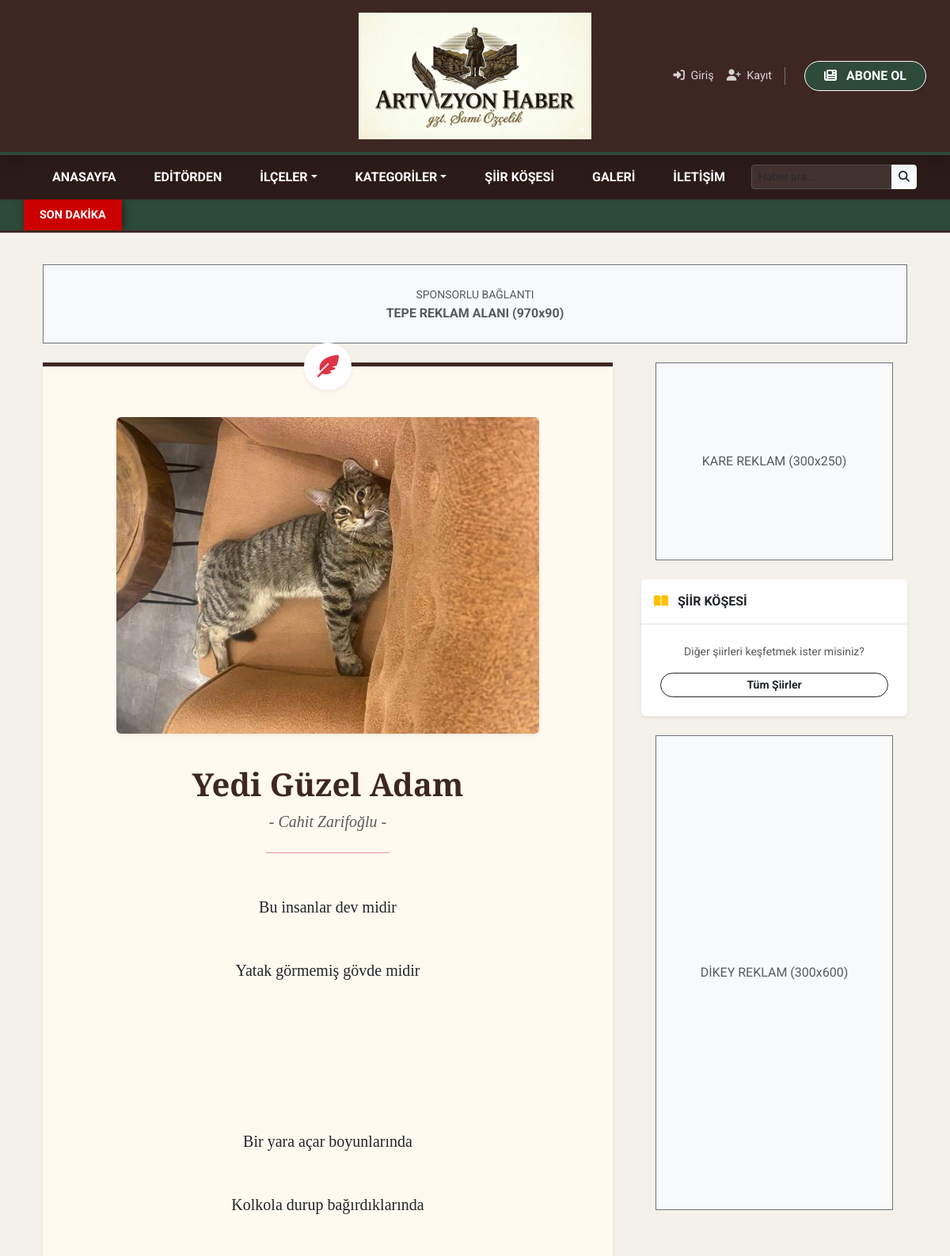
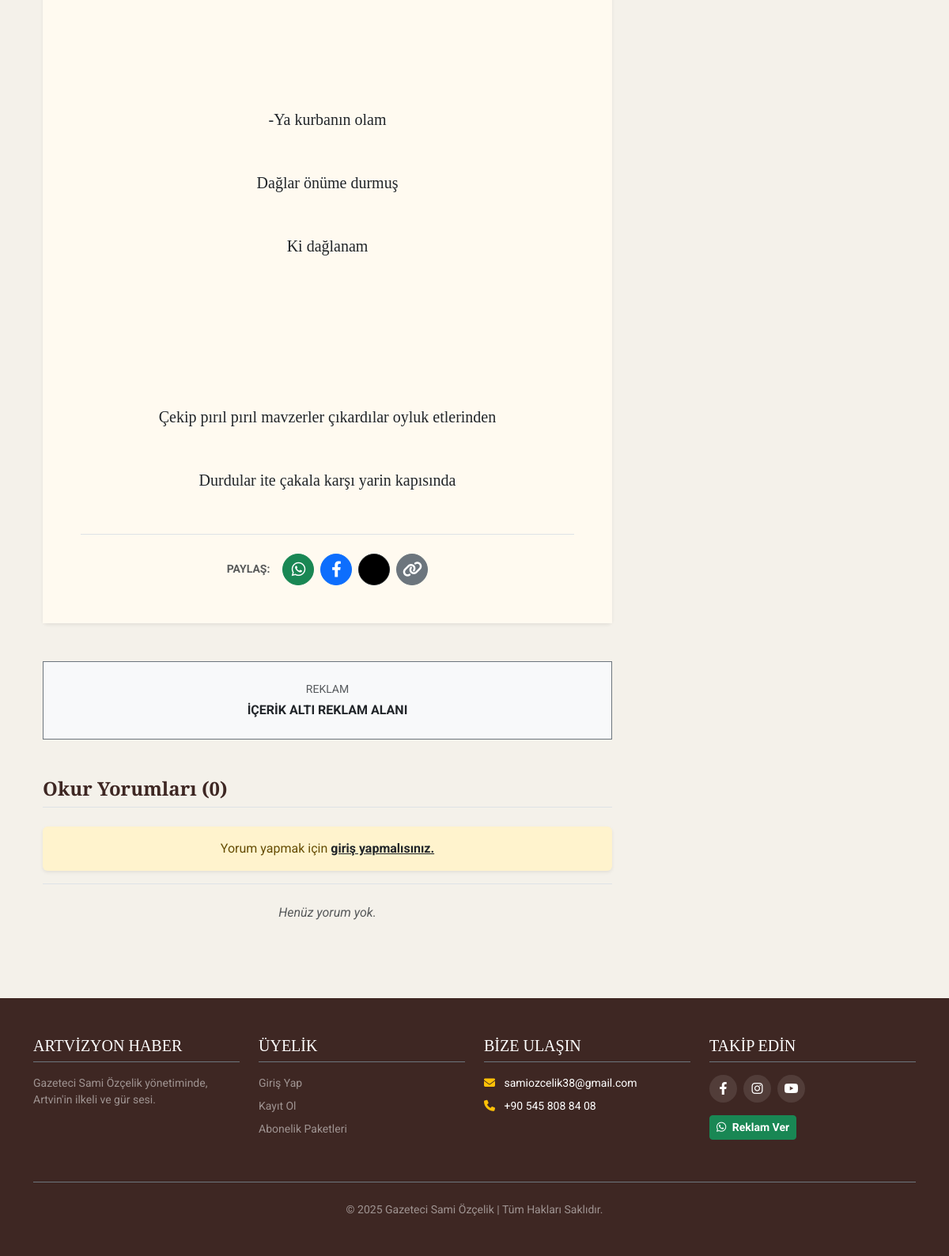
The page /siir/3/ on the database its author committed (2 pictures, top to bottom).
### haberler/models.py (models this page shows, shortened)
class Siir(models.Model):
    baslik = models.CharField(max_length=200, verbose_name="Şiir Başlığı")
    sair = models.CharField(max_length=100, verbose_name="Şair")
    siir_metni = RichTextUploadingField(verbose_name="Şiir Metni")
    resim = ProcessedImageField(
        upload_to='siir_resimleri/',
        processors=[ResizeToFit(600, 600)],
        format='JPEG',
        options={'quality': 60},
        verbose_name="Şiir Görseli",
        blank=True
    )
    gunun_siiri_mi = models.BooleanField(default=False, verbose_name="Günün Şiiri Olarak Ayarla")
    yayin_tarihi = models.DateTimeField(default=timezone.now, verbose_name="Eklenme Tarihi")
    aktif_mi = models.BooleanField(default=True, verbose_name="Yayında mı?")
    class Meta: verbose_name_plural = "Şiir Köşesi"; ordering = ['-yayin_tarihi']

### haberler/views.py (the view)
# urls.py: path('siir/<int:pk>/', views.siir_detay, name='siir_detay'),
def siir_detay(request, pk):
    siir = get_object_or_404(Siir, pk=pk)
    ham_yorumlar = siir.yorumlar.filter(aktif=True)
    onayli_yorumlar = yorumlara_rozet_ekle(ham_yorumlar)
    return render(request, 'siir_detay.html', {'siir': siir, 'yorumlar': onayli_yorumlar, 'yorum_form': YorumForm()})

### haberler/forms.py
class YorumForm(forms.ModelForm):
    class Meta:
        model = Yorum
        fields = ('govde',) # İsim ve E-posta otomatik alınıyor

### haberler/views.py (called while the page is built)
def yorumlara_rozet_ekle(yorumlar):
    aktif_destekciler = Destekci.objects.filter(aktif_mi=True, bitis_tarihi__gte=timezone.now())
    destekci_dict = {d.email: d.paket for d in aktif_destekciler}
    for yorum in yorumlar:
        if yorum.email in destekci_dict:
            yorum.destekci_tipi = destekci_dict[yorum.email]
        else:
            yorum.destekci_tipi = None
    return yorumlar

def global_context(request):
    return {
        'global_kategoriler': Kategori.objects.all(),
        'global_ilceler': Ilce.objects.all(),
        'son_dakika': Haber.objects.filter(aktif_mi=True, son_dakika=True, yayin_tarihi__gte=timezone.now()-timedelta(hours=24)).order_by('-yayin_tarihi')
    }

### templates/siir_detay.html (shortened to what this page needs)
{% extends 'base.html' %}
{% block content %}
<div class="container mt-3 mb-4">
    <div class="d-flex justify-content-center align-items-center bg-light border border-secondary" style="height: 100px; border-style: dashed;">
        <div class="text-center text-muted">
            <small>SPONSORLU BAĞLANTI</small><br>
            <strong>TEPE REKLAM ALANI (970x90)</strong>
        </div>
    </div>
</div>
<div class="container my-4">
    <div class="row">
        <div class="col-lg-8">
            <div class="card shadow-sm border-0 mb-5">
                <div class="card-body p-4 p-md-5 text-center position-relative" style="background-color: #fffaf0; border-top: 5px solid #3E2723;">
                    <div class="position-absolute top-0 start-50 translate-middle-x bg-white rounded-circle shadow-sm d-flex align-items-center justify-content-center" style="width: 60px; height: 60px; margin-top: -30px;">
                        <i class="fas fa-feather-alt text-danger fs-3"></i>
                    </div>
                    {% if siir.resim %}
                        <img src="{{ siir.resim.url }}" class="img-fluid rounded shadow-sm mb-4 mt-3" style="max-height: 400px; object-fit: cover;" alt="{{ siir.baslik }}">
                    {% endif %}
                    <h1 class="fw-bold mb-2 mt-3" style="font-family: 'Playfair Display', serif; color: #3E2723;">{{ siir.baslik }}</h1>
                    <p class="text-muted fst-italic mb-4 fs-5" style="font-family: 'Georgia', serif;">- {{ siir.sair }} -</p>
                    <hr class="w-25 mx-auto mb-5 border-danger opacity-50">
                    <div class="lh-lg fs-5 text-dark mb-5" style="font-family: 'Georgia', serif; white-space: pre-wrap; color: #2c3e50;">{{ siir.siir_metni|safe }}</div>
                    <div class="d-flex justify-content-center align-items-center gap-2 flex-wrap border-top pt-4">
                        <span class="fw-bold text-muted small me-2">PAYLAŞ:</span>
                        <a href="https://api.whatsapp.com/send?text={{ siir.baslik }} {{ request.build_absolute_uri }}" target="_blank" class="btn btn-success btn-sm rounded-circle d-flex align-items-center justify-content-center" style="width: 40px; height: 40px; padding:0;"><i class="fab fa-whatsapp fs-5"></i></a>
                        <a href="https://www.facebook.com/sharer/sharer.php?u={{ request.build_absolute_uri }}" target="_blank" class="btn btn-primary btn-sm rounded-circle d-flex align-items-center justify-content-center" style="width: 40px; height: 40px; padding:0;"><i class="fab fa-facebook-f fs-5"></i></a>
                        <a href="https://twitter.com/intent/tweet?text={{ siir.baslik }}&url={{ request.build_absolute_uri }}" target="_blank" class="btn btn-dark btn-sm rounded-circle d-flex align-items-center justify-content-center" style="width: 40px; height: 40px; padding:0; background-color: #000;"></a>
                        <button onclick="linkiKopyala()" class="btn btn-secondary btn-sm rounded-circle d-flex align-items-center justify-content-center" style="width: 40px; height: 40px; padding:0;"><i class="fas fa-link fs-5"></i></button>
                    </div>
                </div>
            </div>
            <div class="my-4 bg-light border border-secondary p-4 text-center" style="border-style: dashed;">
                <small class="text-muted d-block mb-1">REKLAM</small>
                <strong>İÇERİK ALTI REKLAM ALANI</strong>
            </div>
            <div class="mt-5">
                <h4 class="border-bottom pb-2 mb-4 fw-bold" style="color: #3E2723;">Okur Yorumları ({{ yorumlar.count }})</h4>
                {% if user.is_authenticated %}
                    <div class="card shadow-sm border-0 mb-4 bg-light">
                        <div class="card-body p-4">
                            <span class="text-muted small mb-2 d-block"><strong>{{ user.first_name }}</strong> olarak yorum yapıyorsunuz.</span>
                            <form method="post">
                                {% csrf_token %}
                                <textarea name="govde" class="form-control mb-3" rows="3" placeholder="Yorumunuz..." required></textarea>
                                <button type="submit" class="btn btn-dark btn-sm px-4 rounded-pill fw-bold" style="background-color: #3E2723;">GÖNDER</button>
                            </form>
                        </div>
                    </div>
                {% else %}
                    <div class="alert alert-warning text-center border-0 shadow-sm py-3">Yorum yapmak için <a href="{% url 'login' %}" class="fw-bold text-dark">giriş yapmalısınız.</a></div>
                {% endif %}
                <div class="list-group list-group-flush border-top">
                    {% for yorum in yorumlar %}
                        <div class="list-group-item bg-transparent border-bottom py-3">
                            <div class="d-flex justify-content-between">
                                <h6 class="fw-bold mb-0 text-dark">{{ yorum.isim }}</h6>
                                <small class="text-muted">{{ yorum.olusturulma_tarihi|timesince }} önce</small>
                            </div>
                            <p class="mb-0 text-secondary small mt-1">{{ yorum.govde }}</p>
                        </div>
                    {% empty %}
                        <div class="text-center py-4 text-muted fst-italic">Henüz yorum yok.</div>
                    {% endfor %}
                </div>
            </div>
        </div>
        <div class="col-lg-4 ps-lg-4">
            <div class="mb-4 text-center">
                <div class="bg-light d-flex align-items-center justify-content-center border border-secondary mx-auto" style="width: 300px; height: 250px; border-style: dashed;">
                    <span class="text-muted">KARE REKLAM (300x250)</span>
                </div>
            </div>
            <div class="card border-0 shadow-sm mb-4">
                <div class="card-header bg-white fw-bold py-3 text-dark border-bottom">
                    <i class="fas fa-book-open me-2 text-warning"></i> ŞİİR KÖŞESİ
                </div>
                <div class="card-body p-4 text-center">
                    <p class="text-muted small">Diğer şiirleri keşfetmek ister misiniz?</p>
                    <a href="{% url 'siir_listesi' %}" class="btn btn-outline-dark btn-sm rounded-pill w-100 fw-bold">Tüm Şiirler</a>
                </div>
            </div>
            <div class="mb-4 text-center sticky-top" style="top: 20px;">
                <div class="bg-light d-flex align-items-center justify-content-center border border-secondary mx-auto" style="width: 300px; height: 600px; border-style: dashed;">
                    <span class="text-muted">DİKEY REKLAM (300x600)</span>
                </div>
            </div>
        </div>
    </div>
</div>
{% endblock %}

### templates/base.html (style rules this page uses)
:root { --ahsap-koyu: #3E2723; --artvin-yesil: #2E4A38; --kagit-krem: #F4F1EA; --altin-detay: #D4AF37; }
body { background-color: var(--kagit-krem); font-family: 'Roboto', sans-serif; min-height: 100vh; display: flex; flex-direction: column; }
h1, h2, h3, h4, h5 { font-family: 'Playfair Display', serif; }
img { max-width: 100% !important; height: auto !important; }

### rows shown on the page
Siir: resim (picture), baslik "Yedi Güzel Adam", sair "Cahit Zarifoğlu", siir_metni "Bu insanlar dev midir Yatak görmemiş gövde midir Bir yara açar boyunlarında Kolkola durup bağırdıklarında -Ya kurbanın olam Dağlar önüme durmuş Ki dağlanam Çekip pırıl pırıl mavzerler çıkardılar oyluk etlerinden Durdular ite çakala karşı yarin kapısında"

### other values the page prints
{{ yorumlar.count }} "0"
